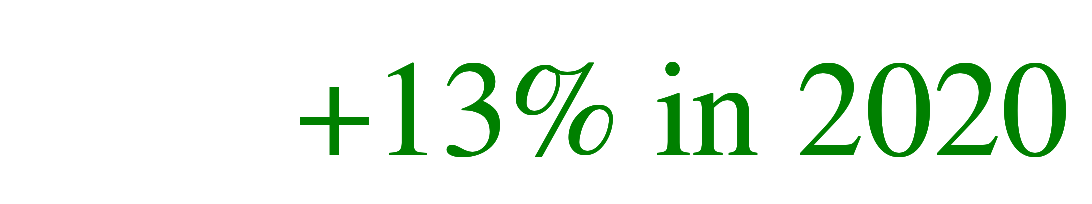

The notebook cell this image was saved under:
### Code cell
text = alt.Chart(df
).mark_text(x=width/2, y=20, dx=-5,fontSize=30, color='green',text='+13% in 2020',font=font
).encode()

text

### Figure 1 — Vega-Lite specification as saved in the notebook (floating-point values rounded to 4 significant figures)
{"config": {"view": {"continuousWidth": 400, "continuousHeight": 300}}, "data": {"name": "data-53c48ecedbeb8f979f1bd63af73c47b2"}, "mark": {"type": "text", "color": "green", "dx": -5, "font": "utopia-std, serif", "fontSize": 30, "text": "+13% in 2020", "x": 150.0, "y": 20}, "encoding": {}, "$schema": "https://vega.github.io/schema/vega-lite/v4.8.1.json", "datasets": {"data-53c48ecedbeb8f979f1bd63af73c47b2": [{"index": 6, "Date": "2019-06-01", "20 cps": 2212298, "30 cps": 2112443, "tot": 4324741}, {"index": 7, "Date": "2019-12-01", "20 cps": 2337481, "30 cps": 2399045, "tot": 4736526}, {"index": 8, "Date": "2020-06-01", "20 cps": 2889999, "30 cps": 2470717, "tot": 5360716}, {"index": 9, "Date": "2020-12-01", "20 cps": 2385066, "30 cps": 2371008, "tot": 4756074}]}}
